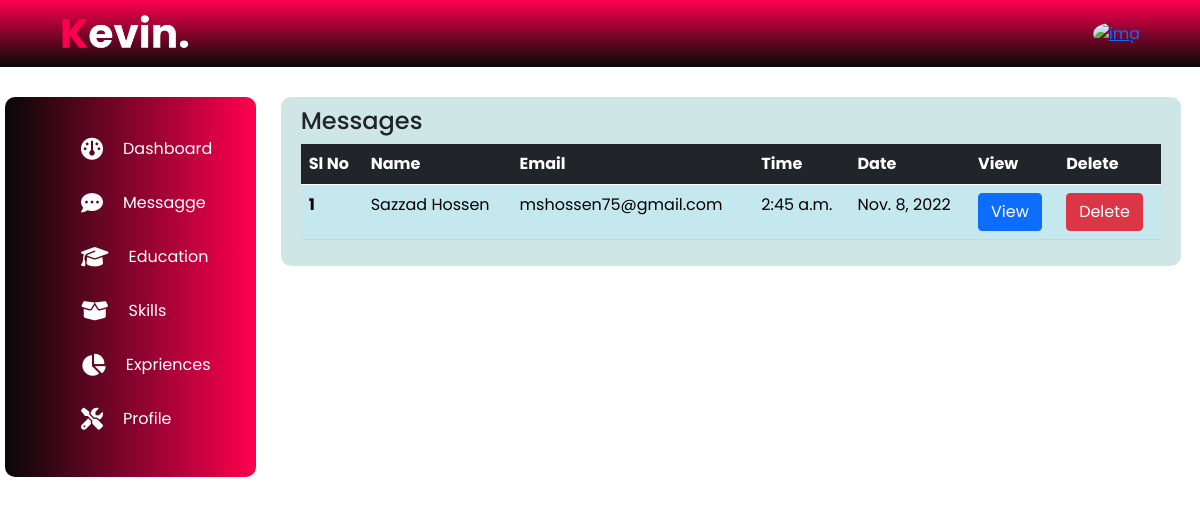
The app's page /dashboard/admin/, older data.
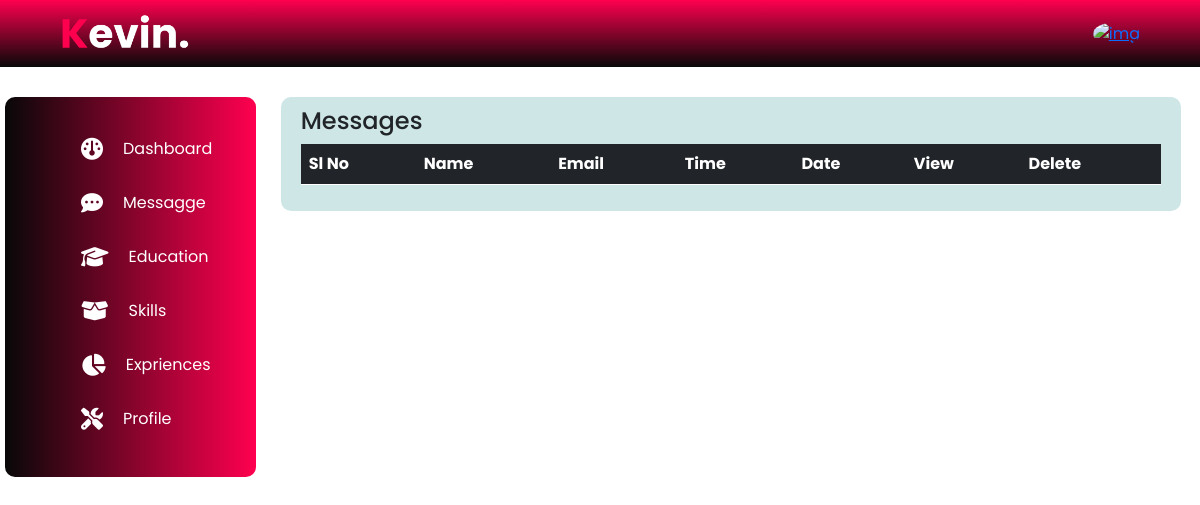
The same page, newer data.
### admin_app/models.py (models this page shows, shortened)
class Message(models.Model):
    sender_name=models.CharField(max_length=100,)
    sender_mail=models.EmailField(max_length=254)
    sender_message=models.TextField()
    send_date=models.DateField(auto_now=True,null=True,blank=True)
    send_time=models.TimeField(auto_now_add=True,null=True,blank=True)

### admin_app/views.py (the view)
# urls.py: path('admin/',views.AdminView.as_view(),name='admin'),
class AdminView(TemplateView,LoginRequiredMixin):
    template_name='admin_app/admin.html'
    def get_context_data(self, **kwargs):
        context= super().get_context_data(**kwargs)
        context["title"]="Dash Board"
        context["messages"]=Message.objects.all().order_by('-id')
        return context

### templates/admin_app/admin.html (shortened to what this page needs)
{% extends 'admin_app/admin_base.html' %}
{% block body_block %}
<table class="table table-info table-striped table-hover">
    <h4> Messages</h4>
    <thead class="table-dark">
      <tr>
        <th scope="col">Sl No</th>
        <th scope="col">Name</th>
        <th scope="col">Email</th>
        <th scope="col">Time</th>
        <th scope="col">Date</th>
        <th scope="col">View</th>
        <th scope="col">Delete</th>
      </tr>
    </thead>
    <tbody>
        {% for message in messages %}
        <tr>
            <th scope="row">{{forloop.counter}} </th>
            <td>{{message.sender_name}} </td>
            <td>{{message.sender_mail}}</td>
            <td>{{message.send_time}}</td>
            <td>{{message.send_date}}</td>
            <td><a class="btn btn-primary" href="{% url 'admin_app:message' message.pk %}" role="button">View</a></td>
            <td><a class="btn btn-danger" href="{% url 'admin_app:delete_message' message.pk %}" role="button">Delete</a></td>
        </tr>
        {% endfor %}
    </tbody>
  </table>
{% endblock body_block %}

Row changes from the older to the newer data that the page shows:
removed Message: sender_name "Sazzad Hossen", sender_mail "mshossen75@gmail.com", send_time "2:45 a.m.", send_date "Nov. 8, 2022"
